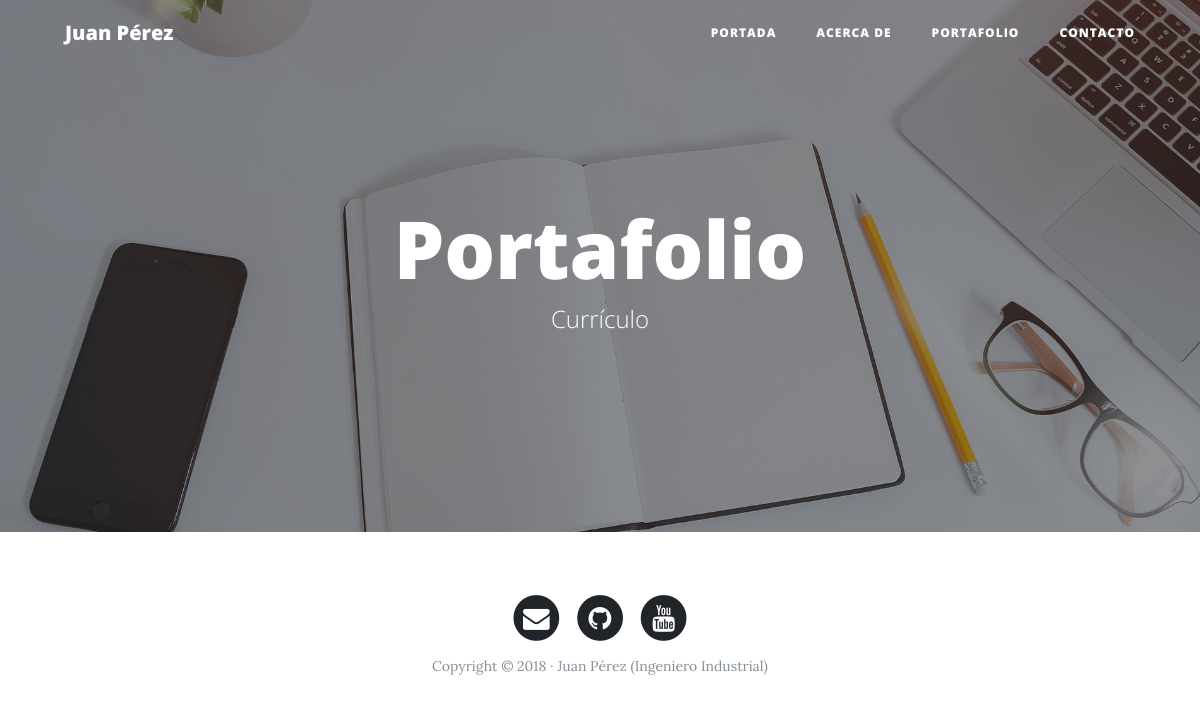
/portfolio/, run on an earlier commit of the app's database.
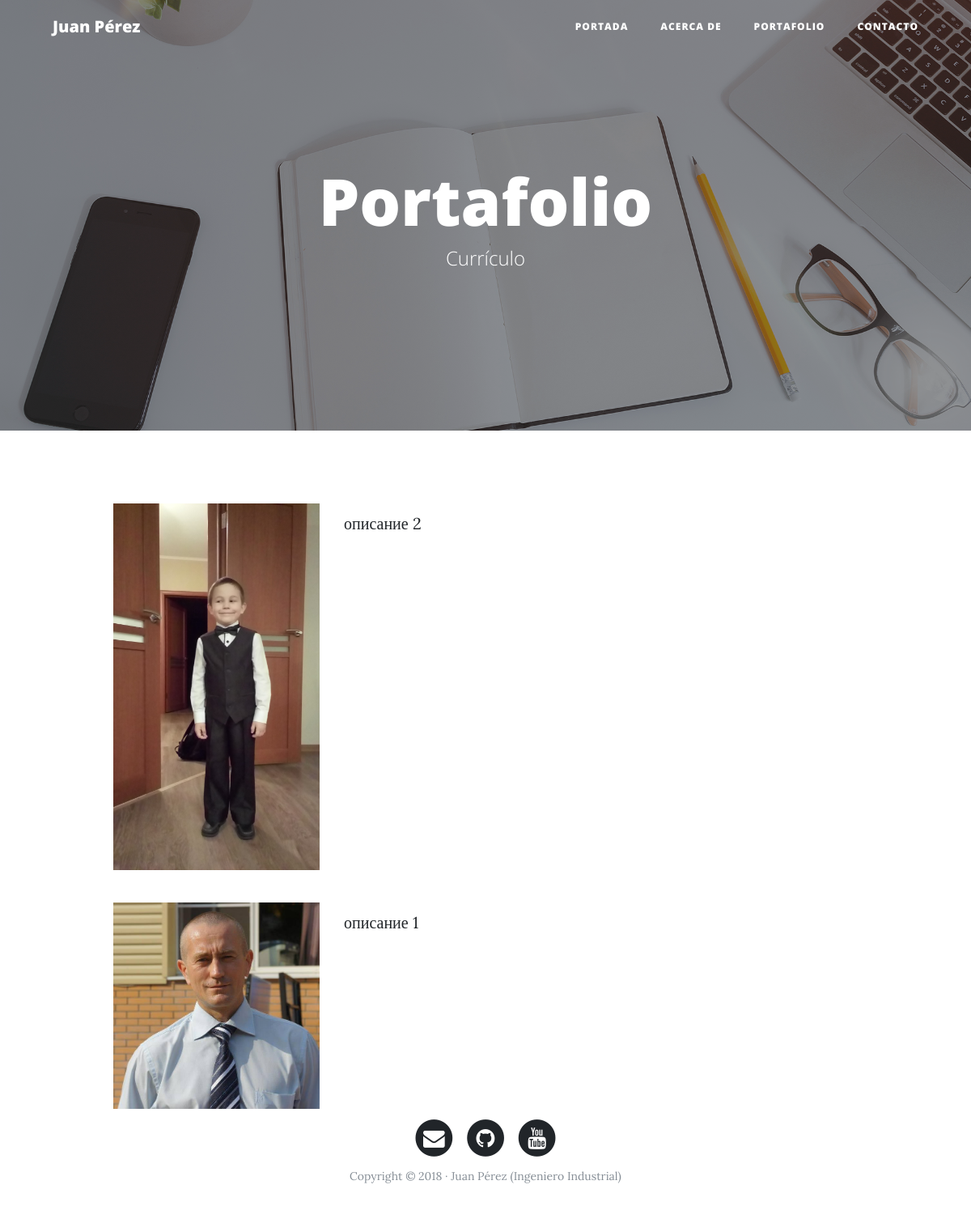
And on a later commit of the database.
### portfolio/models.py (models this page shows, shortened)
class Project(models.Model):
    title = models.CharField(max_length=200, verbose_name='название')
    description = models.TextField(verbose_name='описание')
    image = models.ImageField(upload_to='images', verbose_name='изображение')
    link = models.URLField(max_length=200, null=True,
                           blank=True, verbose_name='ссылка')
    created = models.DateTimeField(auto_now_add=True)
    updated = models.DateTimeField(auto_now=True)
    class Meta:
        verbose_name = 'проект'
        verbose_name_plural = 'проекты'
        ordering = ['-created']

### portfolio/views.py (the view)
# urls.py: path('portfolio/', portfolio_views.portfolio, name="portfolio"),
def portfolio(request):
    projects = Project.objects.all()
    return render(request, 'portfolio/portfolio.html', {'projects': projects})

### portfolio/templates/portfolio/portfolio.html (shortened to what this page needs)
{% extends 'core/base.html' %}
{% load static %}
{% block title_bg %}{% static 'core/img/portfolio-bg.jpg' %}{% endblock %}
{% block title_tite %}Portafolio{% endblock %}
{% block title_text %}Currículo{% endblock %}
{% block content %}
    {% for project in projects %}
	    <div class="container">
            <div class="row project">
                <div class="col-lg-3 col-md-4 offset-lg-1">
                    <img class="img-fluid" src="{{ project.image.url }}" alt="">
                </div>
              <div class="col-lg-7 col-md-8">
                <p>{{ project.description }}</p>
                </div>
            </div>
        </div>
    {% endfor %}
{% endblock %}

### core/templates/core/base.html (shortened to what this page needs)
<!DOCTYPE html>
<html lang="es">
  <head>
    {% load static %}
    <link href="{% static 'core/vendor/bootstrap/css/bootstrap.min.css' %}" rel="stylesheet">
    <link href="{% static 'core/vendor/font-awesome/css/font-awesome.min.css' %}" rel="stylesheet" type="text/css">
    <link href="{% static 'core/css/clean-blog.min.css' %}" rel="stylesheet">
  </head>
  <body>
    <nav class="navbar navbar-expand-lg navbar-light fixed-top" id="mainNav">
      <div class="container">
        <a class="navbar-brand" href="{% url 'home' %}">Juan Pérez</a>
        <div class="collapse navbar-collapse" id="navbarResponsive">
          <ul class="navbar-nav ml-auto">
            <li class="nav-item">
              <a class="nav-link" href="{% url 'home' %}">Portada</a>
            </li>
            <li class="nav-item">
              <a class="nav-link" href="{% url 'about' %}">Acerca de</a>
            </li>
            <li class="nav-item">
              <a class="nav-link" href="{% url 'portfolio' %}">Portafolio</a>
            </li>
            <li class="nav-item">
              <a class="nav-link" href="{% url 'contacts' %}">Contacto</a>
            </li>
          </ul>
        </div>
      </div>
    </nav>
    <header class="masthead" style="background-image: url('{% block title_bg %}{% endblock %}')">
      <div class="overlay"></div>
      <div class="container">
        <div class="row">
          <div class="col-lg-8 col-md-10 mx-auto">
            <div class="site-heading">
              <h1>{% block title_tite %}{% endblock %}</h1>
              <span class="subheading">{% block title_text %}{% endblock %}</span>
            </div>
          </div>
        </div>
      </div>
    </header>
    {% block content %}
    {% endblock %}
    <footer>
      <div class="container">
        <div class="row">
          <div class="col-lg-8 col-md-10 mx-auto">
            <ul class="list-inline text-center">
              <li class="list-inline-item">
                <a href="#">
                  <span class="fa-stack fa-lg">
                    <i class="fa fa-circle fa-stack-2x"></i>
                    <i class="fa fa-envelope fa-stack-1x fa-inverse"></i>
                  </span>
                </a>
              </li>
              <li class="list-inline-item">
                <a href="#">
                  <span class="fa-stack fa-lg">
                    <i class="fa fa-circle fa-stack-2x"></i>
                    <i class="fa fa-github fa-stack-1x fa-inverse"></i>
                  </span>
                </a>
              </li>
              <li class="list-inline-item">
                <a href="#">
                  <span class="fa-stack fa-lg">
                    <i class="fa fa-circle fa-stack-2x"></i>
                    <i class="fa fa-youtube fa-stack-1x fa-inverse"></i>
                  </span>
                </a>
              </li>
            </ul>
            <p class="copyright text-muted">Copyright &copy; 2018 · Juan Pérez (Ingeniero Industrial) </p>
          </div>
        </div>
      </div>
    </footer>
  </body>
</html>

What changed in the data, as far as the page shows it:
added Project: image (picture), description "описание 2"
added Project: image (picture), description "описание 1"
